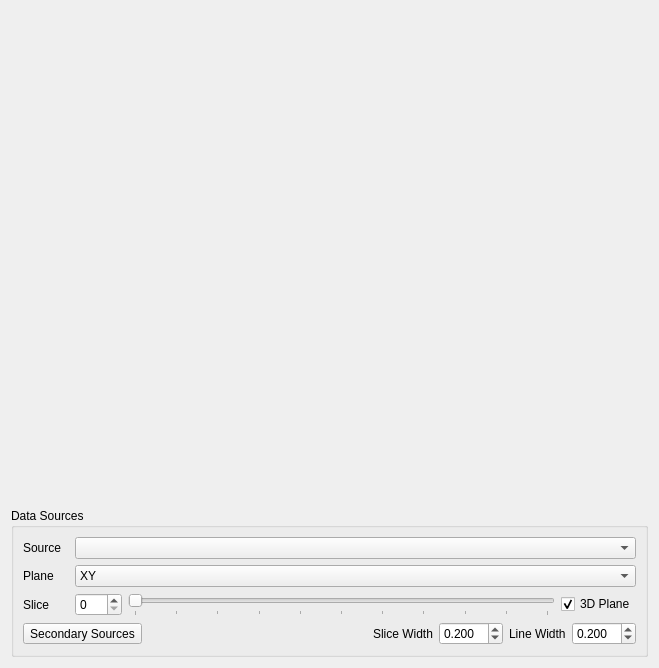
<?xml version="1.0" encoding="UTF-8"?>
<ui version="4.0">
 <class>Draw2DView</class>
 <widget class="QWidget" name="Draw2DView">
  <property name="geometry">
   <rect>
    <x>0</x>
    <y>0</y>
    <width>659</width>
    <height>668</height>
   </rect>
  </property>
  <property name="windowTitle">
   <string>Form</string>
  </property>
  <layout class="QVBoxLayout" name="verticalLayout">
   <item>
    <widget class="QWidget" name="drawWidget" native="true">
     <property name="sizePolicy">
      <sizepolicy hsizetype="MinimumExpanding" vsizetype="MinimumExpanding">
       <horstretch>0</horstretch>
       <verstretch>0</verstretch>
      </sizepolicy>
     </property>
     <property name="focusPolicy">
      <enum>Qt::StrongFocus</enum>
     </property>
    </widget>
   </item>
   <item>
    <widget class="QGroupBox" name="dataGroup">
     <property name="sizePolicy">
      <sizepolicy hsizetype="Preferred" vsizetype="Fixed">
       <horstretch>0</horstretch>
       <verstretch>0</verstretch>
      </sizepolicy>
     </property>
     <property name="title">
      <string>Data Sources</string>
     </property>
     <layout class="QVBoxLayout" name="verticalLayout_2">
      <item>
       <layout class="QHBoxLayout" name="horizontalLayout_3">
        <property name="topMargin">
         <number>0</number>
        </property>
        <item>
         <widget class="QLabel" name="label_2">
          <property name="sizePolicy">
           <sizepolicy hsizetype="Fixed" vsizetype="Preferred">
            <horstretch>0</horstretch>
            <verstretch>0</verstretch>
           </sizepolicy>
          </property>
          <property name="minimumSize">
           <size>
            <width>46</width>
            <height>0</height>
           </size>
          </property>
          <property name="text">
           <string>Source</string>
          </property>
         </widget>
        </item>
        <item>
         <widget class="QComboBox" name="sourceBox">
          <property name="sizePolicy">
           <sizepolicy hsizetype="Ignored" vsizetype="Fixed">
            <horstretch>0</horstretch>
            <verstretch>0</verstretch>
           </sizepolicy>
          </property>
          <property name="toolTip">
           <string>Select the source image to view</string>
          </property>
         </widget>
        </item>
       </layout>
      </item>
      <item>
       <layout class="QHBoxLayout" name="horizontalLayout_4">
        <property name="topMargin">
         <number>0</number>
        </property>
        <item>
         <widget class="QLabel" name="planeLabel">
          <property name="sizePolicy">
           <sizepolicy hsizetype="Fixed" vsizetype="Preferred">
            <horstretch>0</horstretch>
            <verstretch>0</verstretch>
           </sizepolicy>
          </property>
          <property name="minimumSize">
           <size>
            <width>46</width>
            <height>0</height>
           </size>
          </property>
          <property name="text">
           <string>Plane</string>
          </property>
         </widget>
        </item>
        <item>
         <widget class="QComboBox" name="planeBox">
          <property name="sizePolicy">
           <sizepolicy hsizetype="Ignored" vsizetype="Fixed">
            <horstretch>0</horstretch>
            <verstretch>0</verstretch>
           </sizepolicy>
          </property>
          <property name="toolTip">
           <string>Select the plane at which to view the source image</string>
          </property>
          <item>
           <property name="text">
            <string>XY</string>
           </property>
          </item>
          <item>
           <property name="text">
            <string>YZ</string>
           </property>
          </item>
          <item>
           <property name="text">
            <string>XZ</string>
           </property>
          </item>
         </widget>
        </item>
       </layout>
      </item>
      <item>
       <layout class="QHBoxLayout" name="horizontalLayout">
        <item>
         <widget class="QLabel" name="sliceLabel">
          <property name="sizePolicy">
           <sizepolicy hsizetype="Fixed" vsizetype="Preferred">
            <horstretch>0</horstretch>
            <verstretch>0</verstretch>
           </sizepolicy>
          </property>
          <property name="minimumSize">
           <size>
            <width>46</width>
            <height>0</height>
           </size>
          </property>
          <property name="text">
           <string>Slice</string>
          </property>
         </widget>
        </item>
        <item>
         <widget class="QSpinBox" name="imageBox">
          <property name="sizePolicy">
           <sizepolicy hsizetype="Fixed" vsizetype="Fixed">
            <horstretch>0</horstretch>
            <verstretch>0</verstretch>
           </sizepolicy>
          </property>
          <property name="toolTip">
           <string>Slice number/position being viewed</string>
          </property>
          <property name="maximum">
           <number>999</number>
          </property>
         </widget>
        </item>
        <item>
         <widget class="QSlider" name="imageSlider">
          <property name="sizePolicy">
           <sizepolicy hsizetype="Expanding" vsizetype="MinimumExpanding">
            <horstretch>0</horstretch>
            <verstretch>0</verstretch>
           </sizepolicy>
          </property>
          <property name="toolTip">
           <string>Set slice number/position</string>
          </property>
          <property name="maximum">
           <number>10</number>
          </property>
          <property name="pageStep">
           <number>1</number>
          </property>
          <property name="orientation">
           <enum>Qt::Horizontal</enum>
          </property>
          <property name="invertedControls">
           <bool>false</bool>
          </property>
          <property name="tickPosition">
           <enum>QSlider::TicksBelow</enum>
          </property>
          <property name="tickInterval">
           <number>1</number>
          </property>
         </widget>
        </item>
        <item>
         <widget class="QCheckBox" name="indicatorBox">
          <property name="toolTip">
           <string>Show the view plane indicator in the 3D view</string>
          </property>
          <property name="text">
           <string>3D Plane</string>
          </property>
          <property name="checked">
           <bool>true</bool>
          </property>
         </widget>
        </item>
       </layout>
      </item>
      <item>
       <layout class="QHBoxLayout" name="horizontalLayout_2">
        <property name="topMargin">
         <number>0</number>
        </property>
        <item>
         <widget class="QToolButton" name="secondsButton">
          <property name="toolTip">
           <string>Select secondary images/meshes to view in conjunction with source image</string>
          </property>
          <property name="text">
           <string>Secondary Sources</string>
          </property>
         </widget>
        </item>
        <item>
         <spacer name="horizontalSpacer">
          <property name="orientation">
           <enum>Qt::Horizontal</enum>
          </property>
          <property name="sizeHint" stdset="0">
           <size>
            <width>40</width>
            <height>20</height>
           </size>
          </property>
         </spacer>
        </item>
        <item>
         <widget class="QLabel" name="label">
          <property name="text">
           <string>Slice Width</string>
          </property>
         </widget>
        </item>
        <item>
         <widget class="QDoubleSpinBox" name="sliceWidthBox">
          <property name="toolTip">
           <string>Width of slices of images view at angles</string>
          </property>
          <property name="decimals">
           <number>3</number>
          </property>
          <property name="minimum">
           <double>0.001000000000000</double>
          </property>
          <property name="singleStep">
           <double>0.010000000000000</double>
          </property>
          <property name="value">
           <double>0.200000000000000</double>
          </property>
         </widget>
        </item>
        <item>
         <widget class="QLabel" name="label_3">
          <property name="text">
           <string>Line Width</string>
          </property>
         </widget>
        </item>
        <item>
         <widget class="QDoubleSpinBox" name="lineWidthBox">
          <property name="toolTip">
           <string>Width of mesh lines</string>
          </property>
          <property name="decimals">
           <number>3</number>
          </property>
          <property name="minimum">
           <double>0.001000000000000</double>
          </property>
          <property name="singleStep">
           <double>0.200000000000000</double>
          </property>
          <property name="value">
           <double>0.200000000000000</double>
          </property>
         </widget>
        </item>
       </layout>
      </item>
     </layout>
    </widget>
   </item>
  </layout>
 </widget>
 <resources/>
 <connections/>
</ui>
